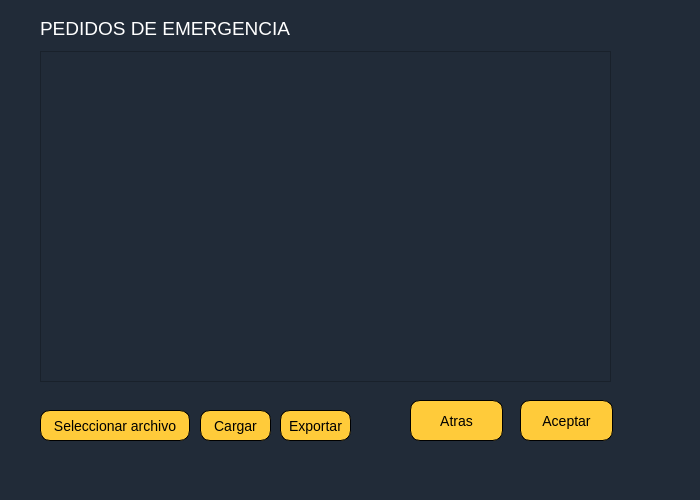
<?xml version="1.0" encoding="UTF-8"?>
<ui version="4.0">
 <class>EmergencyDispatcherDialogBase</class>
 <widget class="QDialog" name="EmergencyDispatcherDialogBase">
  <property name="enabled">
   <bool>true</bool>
  </property>
  <property name="geometry">
   <rect>
    <x>0</x>
    <y>0</y>
    <width>700</width>
    <height>500</height>
   </rect>
  </property>
  <property name="sizePolicy">
   <sizepolicy hsizetype="Fixed" vsizetype="Fixed">
    <horstretch>0</horstretch>
    <verstretch>0</verstretch>
   </sizepolicy>
  </property>
  <property name="minimumSize">
   <size>
    <width>700</width>
    <height>500</height>
   </size>
  </property>
  <property name="windowTitle">
   <string>Emergency Dispatcher</string>
  </property>
  <property name="styleSheet">
   <string notr="true">background-color: rgb(33, 43, 56);</string>
  </property>
  <widget class="QPushButton" name="back_to">
   <property name="geometry">
    <rect>
     <x>410</x>
     <y>400</y>
     <width>93</width>
     <height>41</height>
    </rect>
   </property>
   <property name="styleSheet">
    <string notr="true">QPushButton {
font-size:14px;
background-color:#ffcb3a;
border-radius: 10px;
border: 1px solid black;
}

QPushButton:hover {
background-color: #FF0000;
}</string>
   </property>
   <property name="text">
    <string>Atras</string>
   </property>
  </widget>
  <widget class="QPushButton" name="aceptar">
   <property name="geometry">
    <rect>
     <x>520</x>
     <y>400</y>
     <width>93</width>
     <height>41</height>
    </rect>
   </property>
   <property name="styleSheet">
    <string notr="true">QPushButton {
font-size:14px;
background-color:#ffcb3a;
border-radius: 10px;
border: 1px solid black;
}

QPushButton:hover {
background-color: #FF0000;
}</string>
   </property>
   <property name="text">
    <string>Aceptar</string>
   </property>
  </widget>
  <widget class="QLabel" name="stopLbl_2">
   <property name="geometry">
    <rect>
     <x>40</x>
     <y>20</y>
     <width>281</width>
     <height>16</height>
    </rect>
   </property>
   <property name="font">
    <font>
     <pointsize>14</pointsize>
    </font>
   </property>
   <property name="styleSheet">
    <string notr="true">color: white;</string>
   </property>
   <property name="text">
    <string>PEDIDOS DE EMERGENCIA</string>
   </property>
  </widget>
  <widget class="QTableWidget" name="tableWidget">
   <property name="geometry">
    <rect>
     <x>40</x>
     <y>51</y>
     <width>571</width>
     <height>331</height>
    </rect>
   </property>
  </widget>
  <widget class="QPushButton" name="load_sheet">
   <property name="geometry">
    <rect>
     <x>40</x>
     <y>410</y>
     <width>150</width>
     <height>31</height>
    </rect>
   </property>
   <property name="minimumSize">
    <size>
     <width>150</width>
     <height>31</height>
    </size>
   </property>
   <property name="styleSheet">
    <string notr="true">QPushButton {
font-size:14px;
background-color:#ffcb3a;
border-radius: 10px;
border: 1px solid black;
}

QPushButton:hover {
background-color: #FF0000;
}</string>
   </property>
   <property name="text">
    <string>Seleccionar archivo</string>
   </property>
  </widget>
  <widget class="QPushButton" name="cargar">
   <property name="geometry">
    <rect>
     <x>200</x>
     <y>410</y>
     <width>71</width>
     <height>31</height>
    </rect>
   </property>
   <property name="styleSheet">
    <string notr="true">QPushButton {
font-size:14px;
background-color:#ffcb3a;
border-radius: 10px;
border: 1px solid black;
}

QPushButton:hover {
background-color: #FF0000;
}</string>
   </property>
   <property name="text">
    <string>Cargar</string>
   </property>
  </widget>
  <widget class="QPushButton" name="exportar">
   <property name="geometry">
    <rect>
     <x>280</x>
     <y>410</y>
     <width>71</width>
     <height>31</height>
    </rect>
   </property>
   <property name="styleSheet">
    <string notr="true">QPushButton {
font-size:14px;
background-color:#ffcb3a;
border-radius: 10px;
border: 1px solid black;
}

QPushButton:hover {
background-color: #FF0000;
}</string>
   </property>
   <property name="text">
    <string>Exportar</string>
   </property>
  </widget>
 </widget>
 <resources/>
 <connections/>
</ui>
